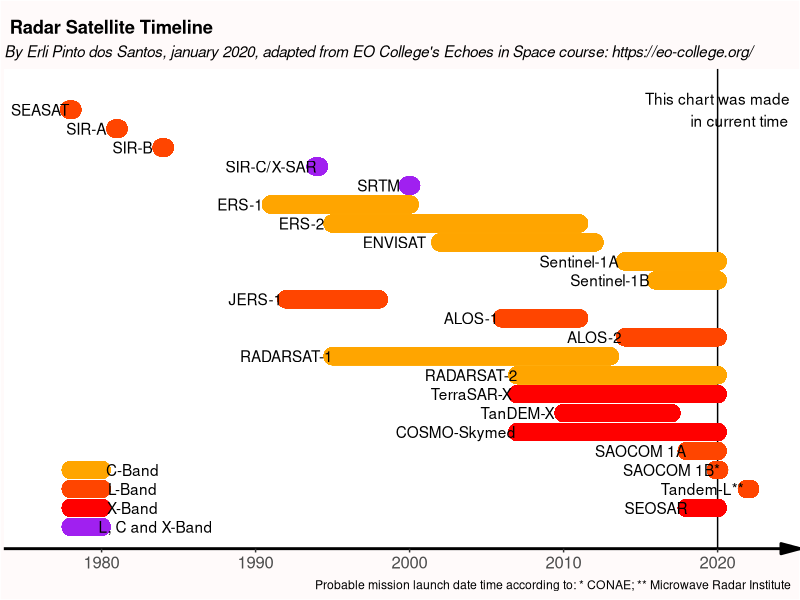
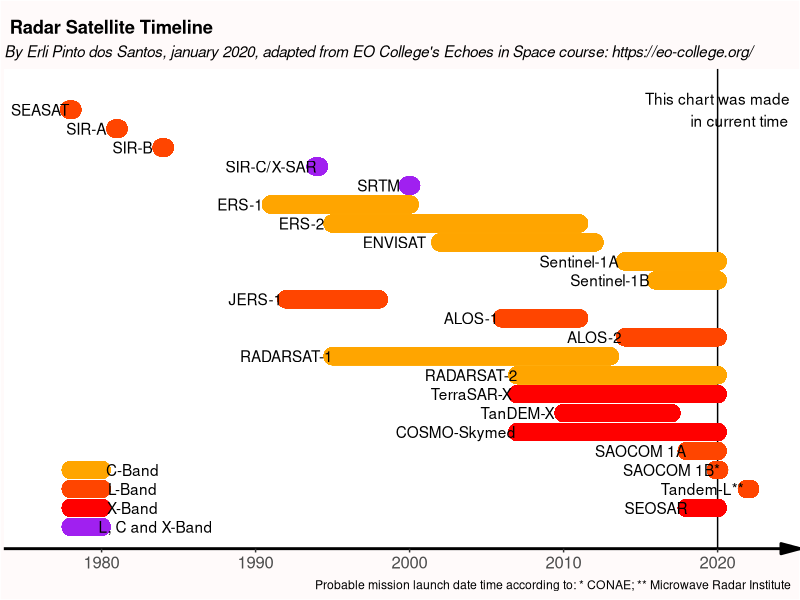

The R source for these figures, in order:
library(ggplot2)

df <- data.frame(ano = seq(from = 1976, to = 2020, by = 1))

ggplot(df)+
  xlim(1976, 2023)+
  ylim(0, 46)+
  labs(title = "Radar Satellite Timeline",
       subtitle = "By Erli Pinto dos Santos, january 2020, adapted from EO College's Echoes in Space course: https://eo-college.org/",
       caption = "Probable mission launch date time according to: * CONAE; ** Microwave Radar Institute   ")+
  geom_vline(xintercept = 2020, mapping = aes(colour = "black"))+
  annotate("text", x = 2020, y = 44,
           label = "This chart was made
           in current time")+
  geom_segment(mapping = aes(x = 1978-0.1, xend = 1978+0.1,
                             y = 44, yend = 44),
               size = 6, colour = "orangered",
               lineend = "round")+
  annotate("text", x = 1976, y = 44, label = "SEASAT",
           family = "sans")+
  geom_segment(mapping = aes(x = 1981-0.1, xend = 1981+0.1,
                             y = 42, yend = 42),
               size = 6, colour = "orangered",
               lineend = "round")+
  annotate("text", x = 1979, y = 42, label = "SIR-A",
           family = "sans")+
  geom_segment(mapping = aes(x = 1984-0.1, xend = 1984+0.1,
                             y = 40, yend = 40),
               size = 6, colour = "orangered",
               lineend = "round")+
  annotate("text", x = 1982, y = 40, label = "SIR-B",
           family = "sans")+
  geom_segment(mapping = aes(x = 1994-0.1, xend = 1994+0.1,
                             y = 38, yend = 38),
               size = 6, colour = "purple",
               lineend = "round")+
  annotate("text", x = 1991, y = 38, label = "SIR-C/X-SAR",
           family = "sans")+
  geom_segment(mapping = aes(x = 2000-0.1, xend = 2000+0.1,
                             y = 36, yend = 36),
               size = 6, colour = "purple",
               lineend = "round")+
  annotate("text", x = 1998, y = 36, label = "SRTM",
           family = "sans")+
  geom_segment(mapping = aes(x = 1991, xend = 2000,
                             y = 34, yend = 34),
               size = 6, colour = "orange",
               lineend = "round")+
  annotate("text", x = 1989, y = 34, label = "ERS-1",
           family = "sans")+
  geom_segment(mapping = aes(x = 1995, xend = 2011,
                             y = 32, yend = 32),
               size = 6, colour = "orange",
               lineend = "round")+
  annotate("text", x = 1993, y = 32, label = "ERS-2",
           family = "sans")+
  geom_segment(mapping = aes(x = 2002, xend = 2012,
                             y = 30, yend = 30),
               size = 6, colour = "orange",
               lineend = "round")+
  annotate("text", x = 1999, y = 30, label = "ENVISAT",
           family = "sans")+
  geom_segment(mapping = aes(x = 2014, xend = 2020,
                             y = 28, yend = 28),
               size = 6, colour = "orange",
               lineend = "round")+
  annotate("text", x = 2011, y = 28, label = "Sentinel-1A",
           family = "sans")+
  geom_segment(mapping = aes(x = 2016, xend = 2020,
                             y = 26, yend = 26),
               size = 6, colour = "orange",
               lineend = "round")+
  annotate("text", x = 2013, y = 26, label = "Sentinel-1B",
           family = "sans")+
  geom_segment(mapping = aes(x = 1992, xend = 1998,
                             y = 24, yend = 24),
               size = 6, colour = "orangered",
               lineend = "round")+
  annotate("text", x = 1990, y = 24, label = "JERS-1",
           family = "sans")+
  geom_segment(mapping = aes(x = 2006, xend = 2011,
                             y = 22, yend = 22),
               size = 6, colour = "orangered",
               lineend = "round")+
  annotate("text", x = 2004, y = 22, label = "ALOS-1",
           family = "sans")+
  geom_segment(mapping = aes(x = 2014, xend = 2020,
                             y = 20, yend = 20),
               size = 6, colour = "orangered",
               lineend = "round")+
  annotate("text", x = 2012, y = 20, label = "ALOS-2",
           family = "sans")+
  geom_segment(mapping = aes(x = 1995, xend = 2013,
                             y = 18, yend = 18),
               size = 6, colour = "orange",
               lineend = "round")+
  annotate("text", x = 1992, y = 18, label = "RADARSAT-1",
           family = "sans")+
  geom_segment(mapping = aes(x = 2007, xend = 2020,
                             y = 16, yend = 16),
               size = 6, colour = "orange",
               lineend = "round")+
  annotate("text", x = 2004,y = 16, label = "RADARSAT-2",
           family = "sans")+
  geom_segment(mapping = aes(x = 2007, xend = 2020,
                             y = 14, yend = 14),
               size = 6, colour = "red",
               lineend = "round")+
  annotate("text", x = 2004, y = 14, label = "TerraSAR-X",
           family = "sans")+
  geom_segment(mapping = aes(x = 2010, xend = 2017,
                             y = 12, yend = 12),
               size = 6, colour = "red",
               lineend = "round")+
  annotate("text", x = 2007, y = 12, label = "TanDEM-X",
           family = "sans")+
  geom_segment(mapping = aes(x = 2007, xend = 2020,
                             y = 10, yend = 10),
               size = 6, colour = "red",
               lineend = "round")+
  annotate("text", x = 2003, y = 10, label = "COSMO-Skymed",
           family = "sans")+
  geom_segment(mapping = aes(x = 2018, xend = 2020,
                           y = 8, yend = 8),
               size = 6, colour = "orangered",
               lineend = "round")+
  annotate("text", x = 2015, y = 8, label = "SAOCOM 1A",
           family = "sans")+
  geom_segment(mapping = aes(x = 2020-0.1, xend = 2020+0.1,
                             y = 6, yend = 6),
               size = 6, colour = "orangered",
               lineend = "round")+
  annotate("text", x = 2017, y = 6, label = "SAOCOM 1B*",
           family = "sans")+
  geom_segment(mapping = aes(x = 2022-0.1, xend = 2022+0.1,
                             y = 4, yend = 4),
               size = 6, colour = "orangered",
               lineend = "round")+
  annotate("text", x = 2019, y = 4, label = "Tandem-L**",
           family = "sans")+
  geom_segment(mapping = aes(x = 2018, xend = 2020,
                             y = 2, yend = 2),
               size = 6, colour = "red",
               lineend = "round")+
  annotate("text", x = 2016, y = 2, label = "SEOSAR",
           family = "sans")+
  geom_segment(mapping = aes(x = 1978, xend = 1980,
                             y = 4, yend = 4),
               size = 6, colour = "orangered",
               lineend = "round")+
  annotate("text", x = 1982, y = 4, label = "L-Band",
           family = "sans")+
  geom_segment(mapping = aes(x = 1978, xend = 1980,
                             y = 6, yend = 6),
               size = 6, colour = "orange",
               lineend = "round")+
  annotate("text", x = 1982, y = 6, label = "C-Band",
           family = "sans")+
  geom_segment(mapping = aes(x = 1978, xend = 1980,
                             y = 2, yend = 2),
               size = 6, colour = "red",
               lineend = "round")+
  annotate("text", x = 1982, y = 2, label = "X-Band",
           family = "sans")+
  geom_segment(mapping = aes(x = 1978, xend = 1980,
                             y = 0, yend = 0),
               size = 6, colour = "purple",
               lineend = "round")+
  annotate("text", x = 1983.5, y = 0, label = "L, C and X-Band",
           family = "sans")+
  theme(axis.title = element_blank(),
        axis.ticks.y = element_blank(),
        axis.text.y = element_blank(),
        axis.text.x = element_text(size = 12, family = "sans"),
        axis.line.x = element_line(color = "black",
                                   size = 1,
                                   arrow = arrow(angle = 15,
                                                 length = unit(5, "mm"),
                                                 type = "closed")),
        panel.background = element_rect(fill = "white"),
        plot.background = element_rect(fill = "snow1"),
        plot.margin = unit(x = c(0.5, 0, 0.2, 0), units = 'cm'),
        plot.title = element_text(face = "bold", hjust = 0.01),
        plot.subtitle = element_text(face = "italic", hjust = 0.01))
  
ggsave("C:/Users/Erli/Downloads/radarTimeline.png",
       width = 280, height = 180, units = "mm",
       dpi = 500)
